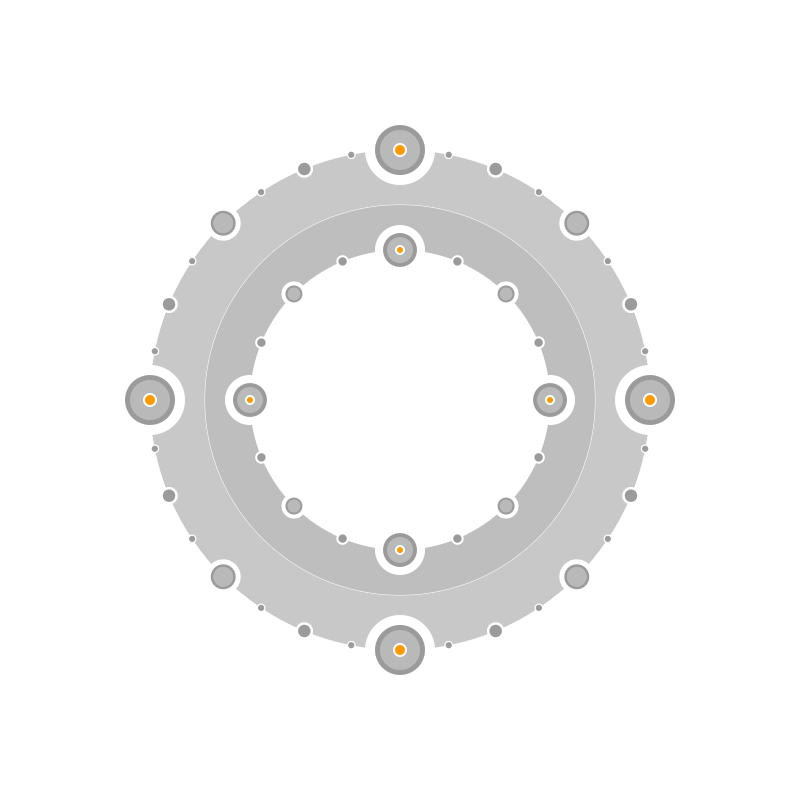
Frame 1 (no input)
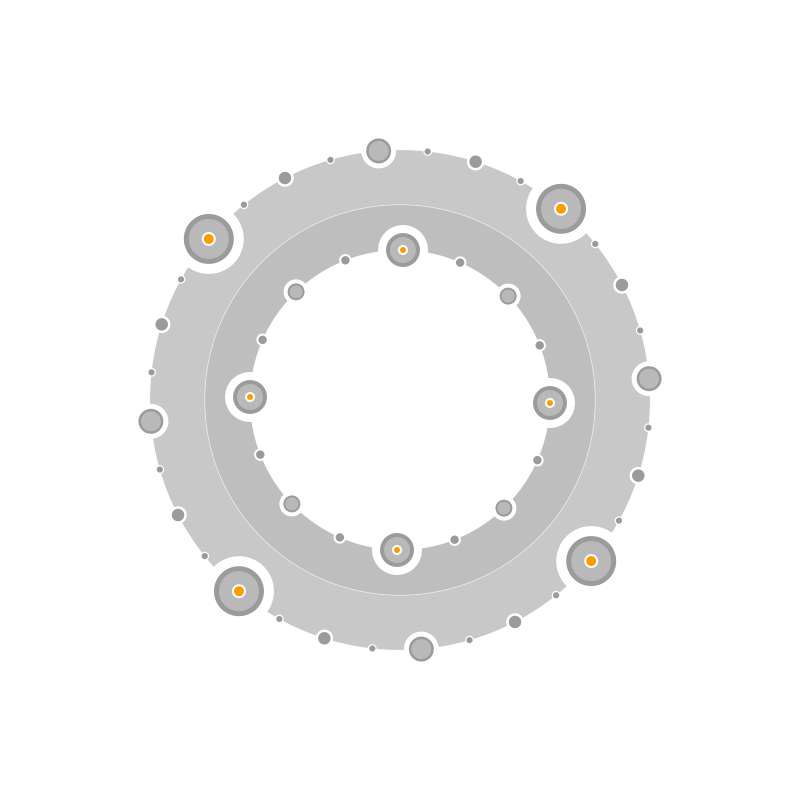
Frame 60 (the mouse pressed at the canvas centre just before this capture)
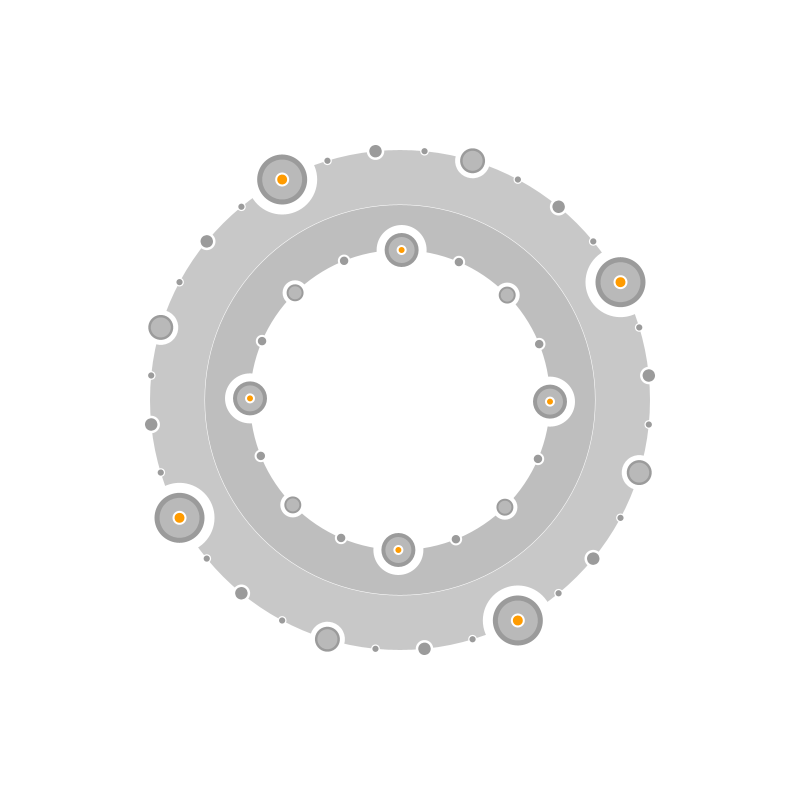
Frame 120 (the mouse held since frame 60 and released just before this capture)

The Processing sketch that drew these frames (run headless with seeded random() and noise(); from frame 60 on, the mouse is pressed at the canvas centre):

// Processing sketch: example07
// ── example07.pde
float inA = 0, inAD,   // угол поворота, прибавка для внутренней части  
      outA = 0, outAD; // угол поворота, прибавка для внешней части

int inT = 0,  // время действия для внутренней части
    outT = 0; // время действия для внешней части

void setup() { size(800, 800); frameRate(30); noStroke(); background(255); }

void draw()
{   
  background(255);
  
  float  cx = width / 2, cy = height / 2;
  
  // закончилось время действия? - генерируем новую прибавку к повороту и новое время действия:
  if (inT == 0) {  inAD = (int)(random(-4, 4)) * 0.01;  inT = (int)random(5, 50); }  // отдельно для внутренней
  if (outT == 0) { outAD = (int)(random(-4, 4)) * 0.01; outT = (int)random(5, 50); } // и внешней части
  // (int)(random(-4, 4)) - даёт нам как бы "ступенчатое" переключение, значения: -3, -2, -1, 0, 1, 2, 3
  // то есть и остановку (0) - тоже. уже только после этого - умножаем на 0.01 

  pushMatrix();  // вращаем теперь через rotate(...), ну и translate(...) - тоже понадобился
    translate(cx, cy);
  
    fill(200); circ(0, 0, 250);
    fill(255); circ(0, 0, 195.5);
    fill(190); circ(0, 0, 195);
    fill(255); circ(0, 0, 150);
  
    pushMatrix();
      rotate(outA);
  
      fill(255); circR(250, 35, 0, 4); // от координат расположения избавились, translate(...) - теперь за них. 

      fill(155); circR(250, 25, 0, 4);
      fill(185); circR(250, 20, 0, 2);

      fill(255); circR(250, 7, 0, 1);
      fill(255, 155, 0); circR(250, 5, 0, 1);

    popMatrix();
      
    pushMatrix();
      rotate(inA);

      fill(255); circR(150, 25, 0, 3);

      fill(155); circR(150, 17, 0, 3);
      fill(185); circR(150, 13, 0, 2);

      fill(255); circR(150, 5, 0, 1);
      fill(255, 155, 0); circR(150, 3, 0, 1);
    popMatrix();

  popMatrix();
  
  inA += inAD;   if (inT != 0) inT--;
  outA += outAD; if (outT != 0) outT--;
}

void circR (float r, float rm, int i, int d)
{
  float p = 2 * PI, h = p / 2, a, aa, as;

  if (i >= d) return;
  if (i == 0) { aa = 0; as = h / 2; 
              } else { aa = h / pow(2, i + 1); as = h / pow(2, i);   
                     }                               // pow(...) - возведение в степень          
  for (a = aa; a < p; a += as) circ(-r * cos(a), r * sin(a), rm);
  circR (r, rm * 0.5, i + 1, d);
}

void circ(float x, float y, float r) { ellipse(x, y, r * 2, r * 2); }
